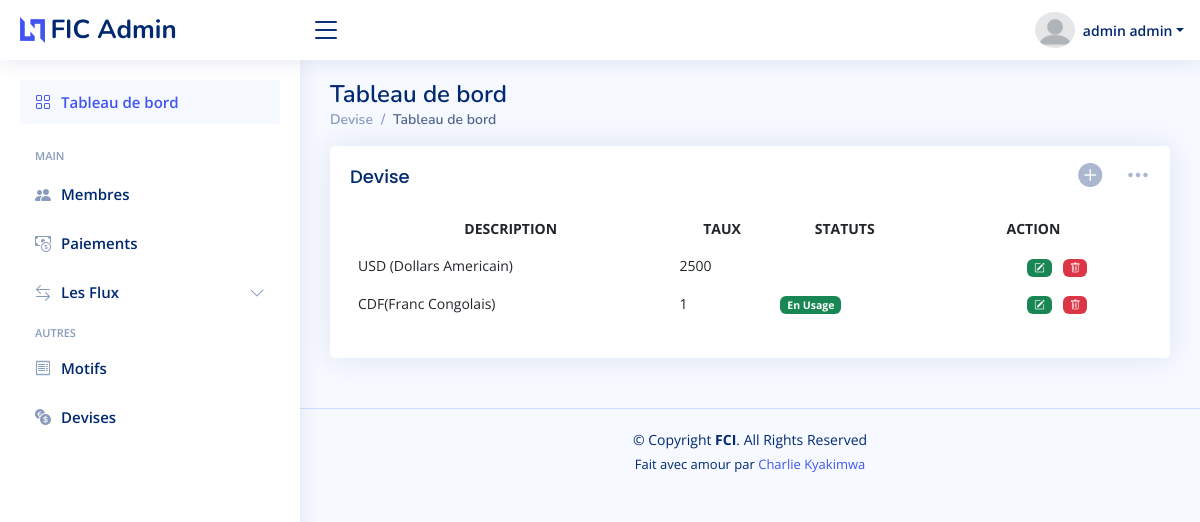
Screenshot of /admin/devises.php (signed in) with the database file from the repository.
### tables this page shows
CREATE TABLE `devise` (
  `id` int(11) NOT NULL,
  `description` text DEFAULT NULL,
  `taux` decimal(10,0) DEFAULT NULL,
  `visible` int(11) DEFAULT NULL,
  `statuts` int(11) DEFAULT 0
);

### admin/devises.php (called while the page is built, shortened)
<?php require_once 'includes/devises.php' ?>
<?php require('../templates/adminLayout.php') ?>

### Class/devise.php (called while the page is built, shortened)
<?php
class devise
{
    public function afficher()
    {
        $con = new Database();
        $connect = $con->open();
        try {
            $stmt = $connect->prepare("SELECT * FROM `devise` WHERE visible=?");
            $stmt->execute([$this->id = 1]);
            return $stmt->fetchAll();
        } catch (Exception $e) {
            return $e->getMessage();
        }
    }
}

### admin/includes/devises.php (the view, shortened to what this page needs)
<?php
require_once("../Class/devise.php");
$data = new devise;
$all = $data->afficher();
?>
<div class="col-lg-12">
    <div class="row">
        <div class="col-12">
            <div class="card recent-sales overflow-auto">
                <?php
                if ($_SESSION['ROLE'] != 0) {
                ?>
                    <div class="filter">
                        <a class="icon " data-bs-toggle="modal" data-bs-target="#exampleModal"><i class="bi bi-plus-circle-fill h4"></i></a>
                        <a class="icon" href="#" data-bs-toggle="dropdown"><i class="bi bi-three-dots h4"></i></a>
                    </div>
                <?php
                }
                ?>
                <div class="card-body">
                    <h5 class="card-title">Devise</h5>
                    <table class="table table-borderless datatable">
                        <thead class=" text-center">
                            <tr>
                                <th scope="col">DESCRIPTION</th>
                                <th scope="col">TAUX</th>
                                <th scope="col">STATUTS</th>
                                <?php
                                if ($_SESSION['ROLE'] != 0) {
                                ?>
                                    <th scope="col">ACTION</th>
                                <?php
                                }
                                ?>
                            </tr>
                        </thead>
                        <tbody>
                            <?php
                            foreach ($all as $key => $val) {
                            ?>
                                <tr>
                                    <td><?= $val['description'] ?></td>
                                    <td><?= $val['taux'] ?></td>
                                    <td>
                                        <?php
                                        if ($val['statuts'] == 0) {
                                        ?>
                                        <?php
                                        } elseif ($val['statuts'] == 1) {
                                        ?>
                                            <span class="badge bg-success">En Usage</span>
                                        <?php
                                        }
                                        ?>
                                    </td>
                                    <?php
                                    if ($_SESSION['ROLE'] != 0) {
                                    ?>
                                        <td class="fw bold text-center mx-auto mx-2">
                                            <a href=" ./devise.php?id=<?= $val['id'] ?>">
                                                <span class="badge bg-success ms-5">
                                                    <i class="bi bi-pencil-square fa-lg "></i>
                                                </span>
                                            </a>
                                            <a href="../admin/processing/deletedevise.php?id=<?= $val['id'] ?>">
                                                <span class="badge bg-danger ms-2">
                                                    <i class="bi bi-trash fa-lg "></i>
                                                </span>
                                            </a>
                                        </td>
                                    <?php
                                    }
                                    ?>
                                </tr>
                            <?php
                            }
                            ?>
                        </tbody>
                    </table>
                </div>
            </div>
        </div>
    </div>
</div>

### assets/css/style.css (style rules this page uses)
:root { scroll-behavior: smooth; }
body { font-family: "Open Sans", sans-serif; background: #f6f9ff; color: #444444; }
a { color: #4154f1; text-decoration: none; }
h1, h2, h3, h4, h5, h6 { font-family: "Nunito", sans-serif; }
.card { margin-bottom: 30px; border: none; border-radius: 5px; box-shadow: 0px 0 30px rgba(1, 41, 112, 0.1); }
.card-title { padding: 20px 0 15px 0; font-size: 18px; font-weight: 500; color: #012970; font-family: "Poppins", sans-serif; }
.card-body { padding: 0 20px 20px 20px; }
.dashboard .filter { position: absolute; right: 0px; top: 15px; }
.dashboard .filter .icon { color: #aab7cf; padding-right: 20px; padding-bottom: 5px; transition: 0.3s; font-size: 16px; }
.dashboard .recent-sales { font-size: 14px; }
.dashboard .recent-sales .table thead { background: #f6f6fe; }
.dashboard .recent-sales .table thead th { border: 0; }

### rows the page displays
devise: description "USD (Dollars Americain)", taux "2500"
devise: description "CDF(Franc Congolais)", taux "1", statuts "En Usage"

### other values shown
$_SESSION['POSTNOM'] "admin"
$_SESSION['PRENOM'] "admin"
$pageTitle "Devise"
